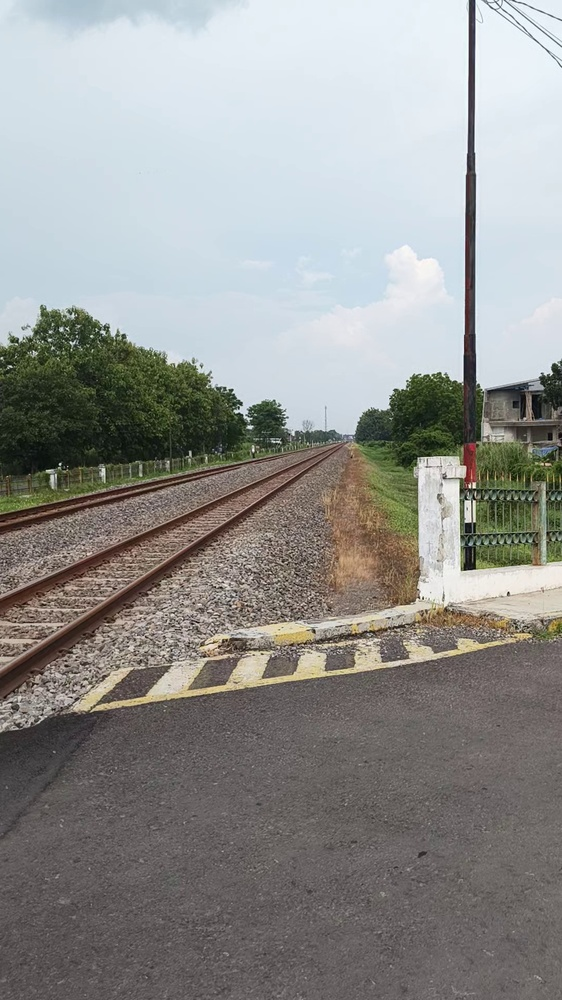
#> input picture ai-engine/datasets/training_data/VID_20251207_142042915_frame0.jpg, 562 x 1000 px, shrunk from 1080 x 1920 before the run
$ python -i image_enhancer.py   (imports and definitions only)
#> lines starting #> are read from the running program, lines starting #| are printed output that depends on the picture
#> further down, picture is the input picture: shape (1000, 562, 3); mean B, G, R 144.3, 146.7, 146.2
import cv2
import numpy as np

class ImageEnhancer:
    @staticmethod
    def apply_clahe(frame: np.ndarray, clip_limit: float = 2.0, tile_grid_size: tuple = (8, 8)) -> np.ndarray:
        """
        Applies Contrast Limited Adaptive Histogram Equalization (CLAHE) to enhance clarity.
        Converts to LAB color space to preserve color information while enhancing lightness.
        """
#> called with clip_limit = 2, tile_grid_size = (8, 8)
        try:
            # Convert to LAB color space
            lab = cv2.cvtColor(frame, cv2.COLOR_BGR2LAB)
#> lab: shape (1000, 562, 3); mean of channels 0, 1, 2 152.2, 127.6, 129.7
            l, a, b = cv2.split(lab)
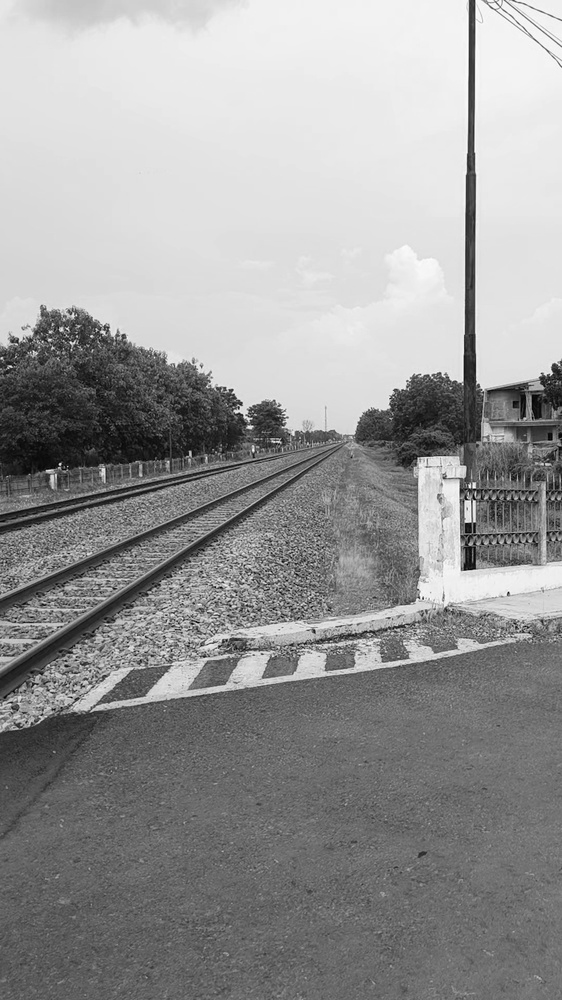
#> l: shape (1000, 562); min 1, max 255, mean 152.2
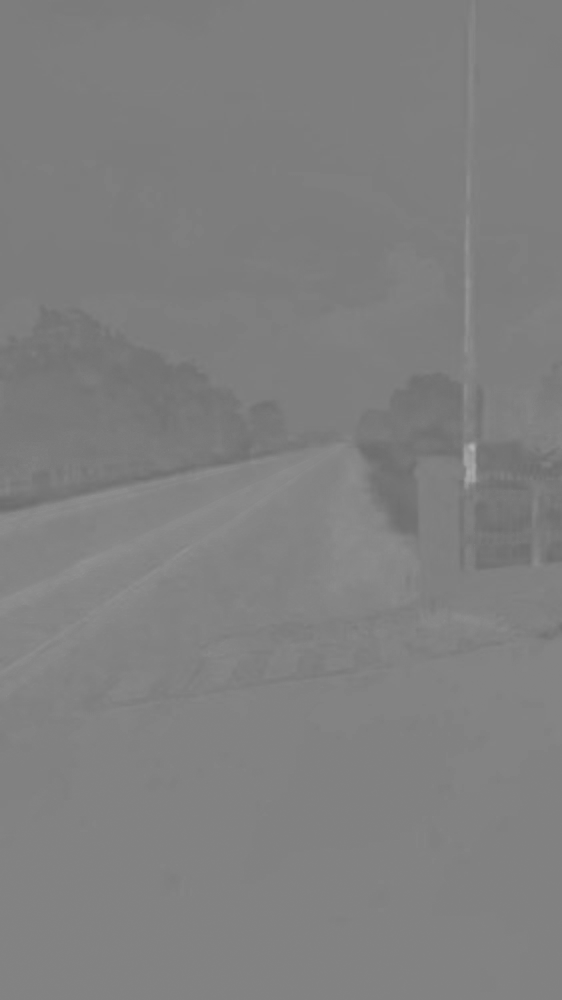
#> a: shape (1000, 562); min 107, max 179, mean 127.6
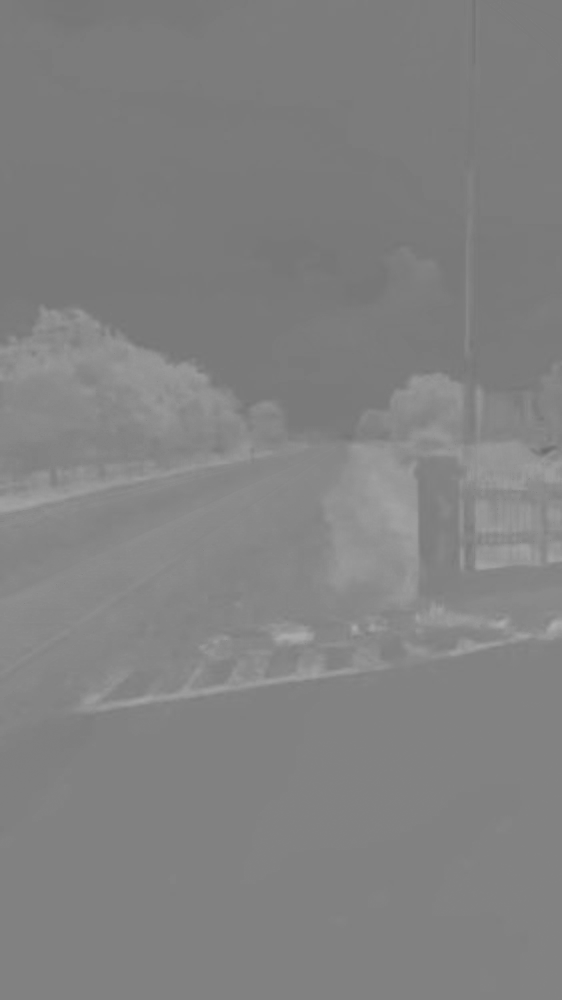
#> b: shape (1000, 562); min 106, max 174, mean 129.7

            # Apply CLAHE to L-channel
            clahe = cv2.createCLAHE(clipLimit=clip_limit, tileGridSize=tile_grid_size)
            cl = clahe.apply(l)
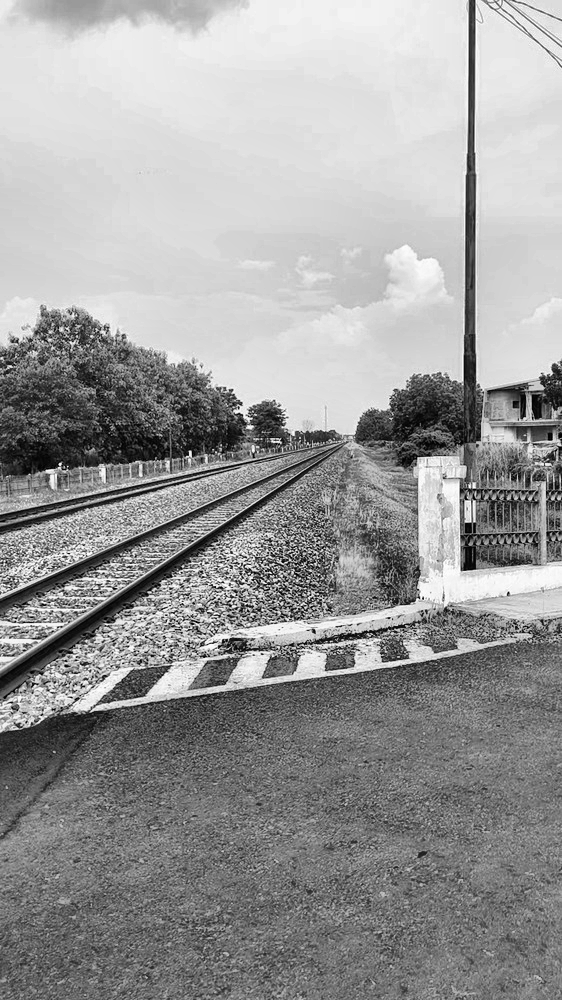
#> cl: shape (1000, 562); min 0, max 255, mean 154.6

            # Merge channels
            limg = cv2.merge((cl, a, b))
#> limg: shape (1000, 562, 3); mean of channels 0, 1, 2 154.6, 127.6, 129.7

            # Convert back to BGR
            enhanced_frame = cv2.cvtColor(limg, cv2.COLOR_LAB2BGR)
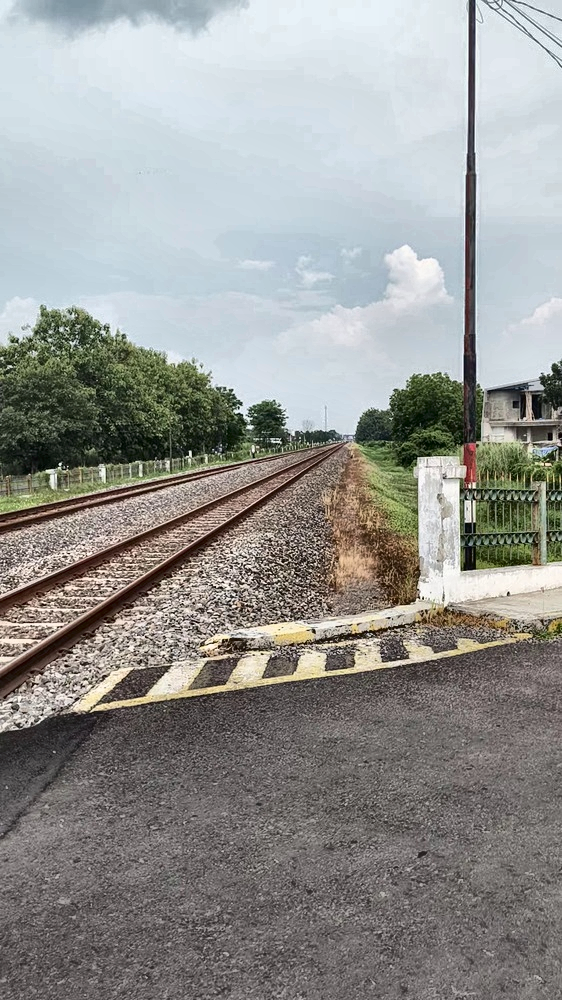
#> enhanced_frame: shape (1000, 562, 3); mean B, G, R 146.6, 149.3, 148.5
            return enhanced_frame
        except Exception as e:
            print(f"Error in CLAHE: {e}")
            return frame

>>> import cv2
>>> picture = cv2.imread('../datasets/training_data/VID_20251207_142042915_frame0.jpg')
>>> result = ImageEnhancer().apply_clahe(picture)

$ run again, on ai-engine/datasets/training_data/VID_20251207_142042915_frame1020.jpg
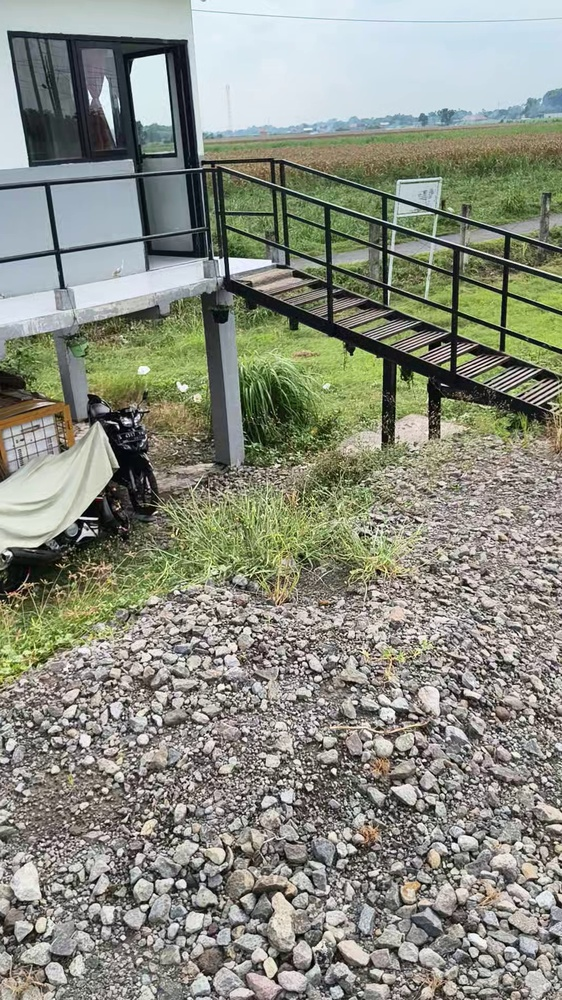
#> input picture ai-engine/datasets/training_data/VID_20251207_142042915_frame1020.jpg, 562 x 1000 px, shrunk from 1080 x 1920 before the run
#> picture is the input picture: shape (1000, 562, 3); mean B, G, R 128.5, 140.8, 138
#> lab: shape (1000, 562, 3); mean of channels 0, 1, 2 145.5, 125, 134.4
#> in apply_clahe, `l, a, b = cv2.split(lab)`:
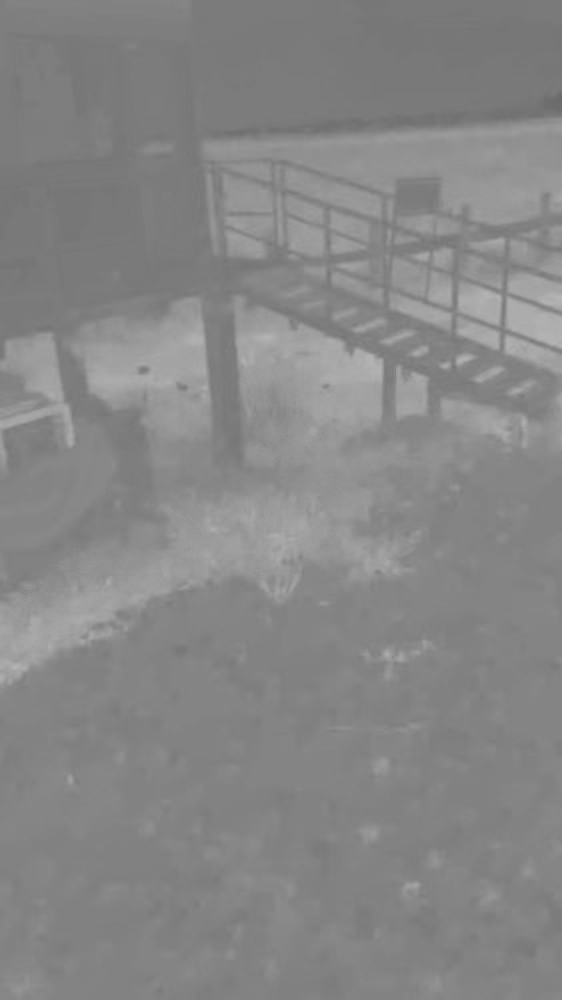
#> b: shape (1000, 562); min 104, max 182, mean 134.4
#> limg: shape (1000, 562, 3); mean of channels 0, 1, 2 137.8, 125, 134.4
#> in apply_clahe, `enhanced_frame = cv2.cvtColor(limg, cv2.COLOR_LAB2BGR)`:
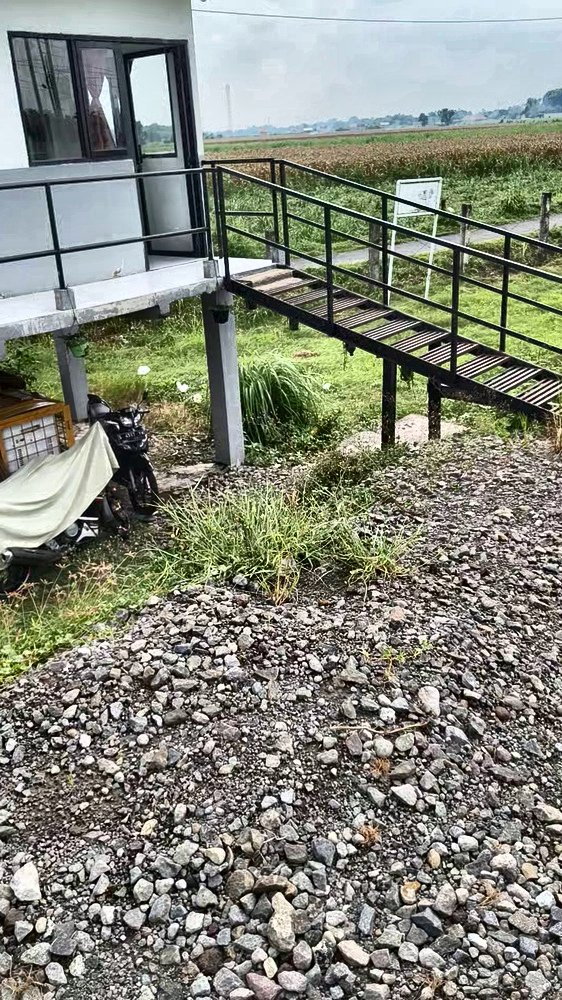
#> enhanced_frame: shape (1000, 562, 3); mean B, G, R 122, 134.3, 131.3

$ run again, on ai-engine/datasets/training_data/VID_20251207_142042915_frame120.jpg
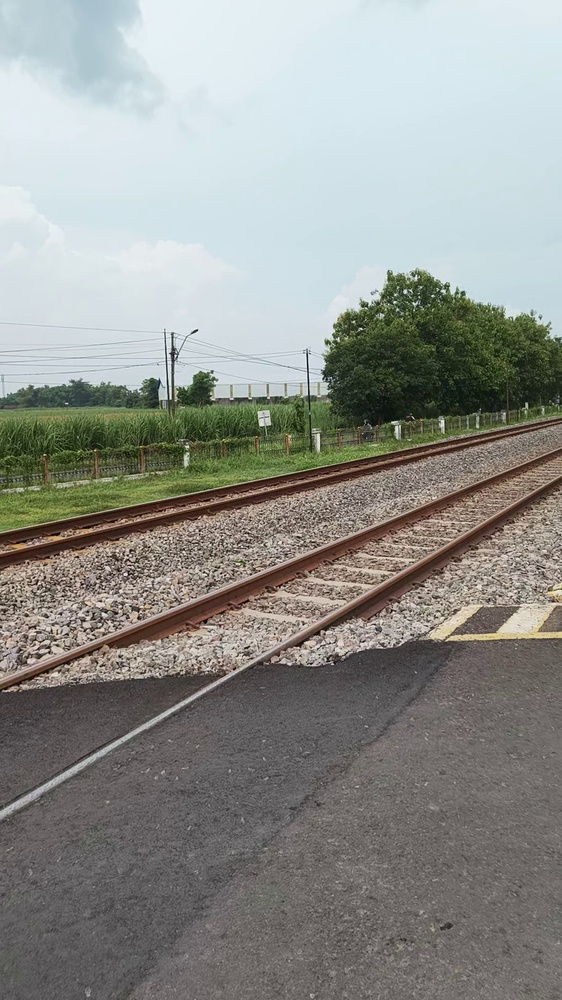
#> input picture ai-engine/datasets/training_data/VID_20251207_142042915_frame120.jpg, 562 x 1000 px, shrunk from 1080 x 1920 before the run
#> picture is the input picture: shape (1000, 562, 3); mean B, G, R 141.4, 145.9, 143.9
#> lab: shape (1000, 562, 3); mean of channels 0, 1, 2 151.2, 126.7, 130.6
#> in apply_clahe, `l, a, b = cv2.split(lab)`:
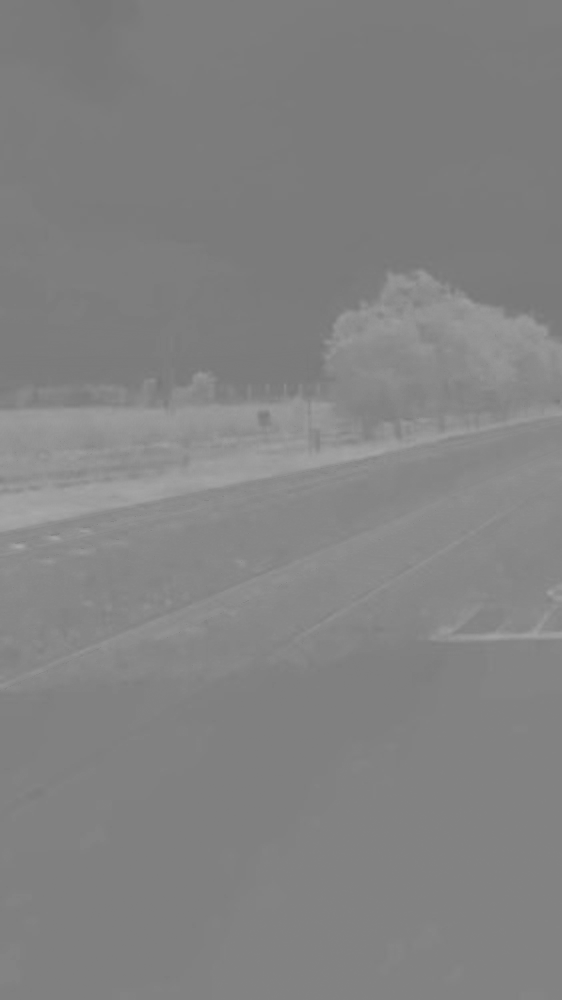
#> b: shape (1000, 562); min 117, max 168, mean 130.6
#> limg: shape (1000, 562, 3); mean of channels 0, 1, 2 154, 126.7, 130.6
#> in apply_clahe, `enhanced_frame = cv2.cvtColor(limg, cv2.COLOR_LAB2BGR)`:
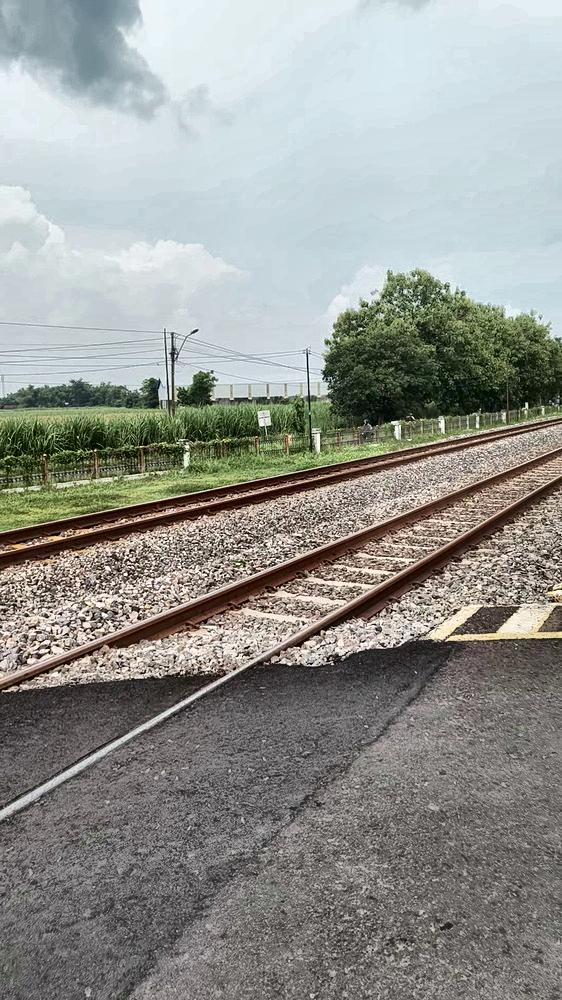
#> enhanced_frame: shape (1000, 562, 3); mean B, G, R 144.3, 149, 147

$ run again, on ai-engine/datasets/training_data/VID_20251207_142042915_frame1230.jpg
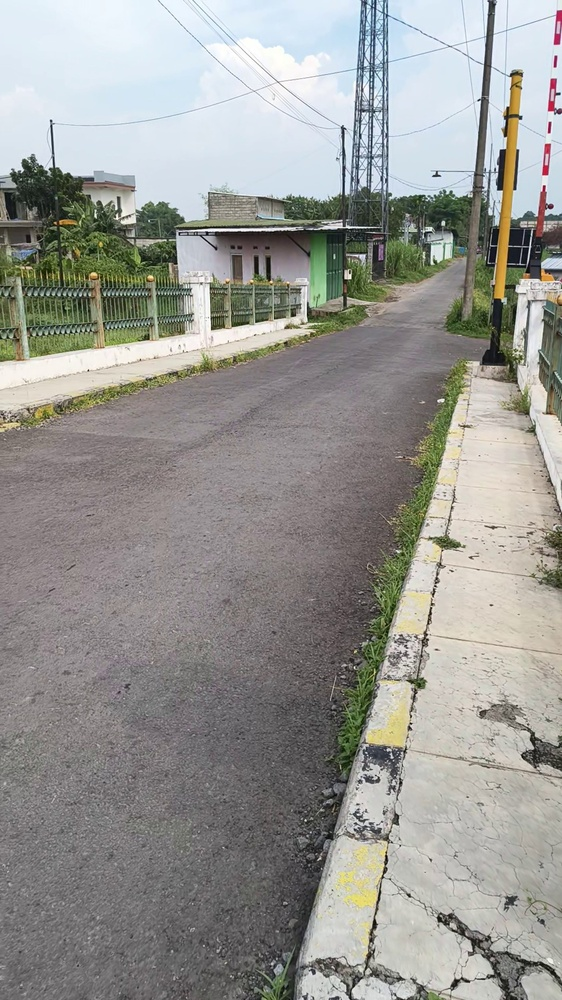
#> input picture ai-engine/datasets/training_data/VID_20251207_142042915_frame1230.jpg, 562 x 1000 px, shrunk from 1080 x 1920 before the run
#> picture is the input picture: shape (1000, 562, 3); mean B, G, R 147.4, 151.6, 151.7
#> lab: shape (1000, 562, 3); mean of channels 0, 1, 2 157.9, 127.4, 130.5
#> in apply_clahe, `l, a, b = cv2.split(lab)`:
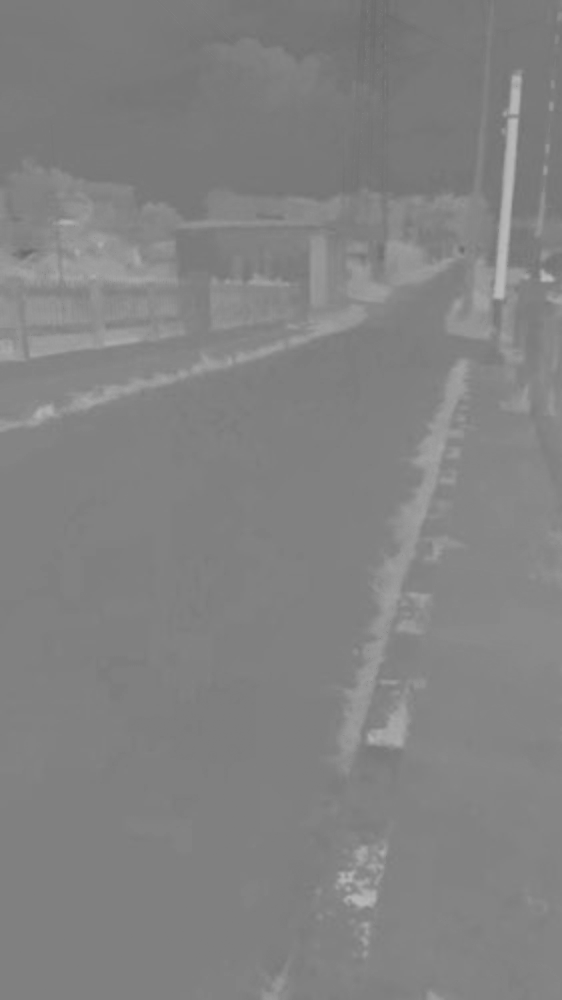
#> b: shape (1000, 562); min 104, max 188, mean 130.5
#> limg: shape (1000, 562, 3); mean of channels 0, 1, 2 153.2, 127.4, 130.5
#> in apply_clahe, `enhanced_frame = cv2.cvtColor(limg, cv2.COLOR_LAB2BGR)`:
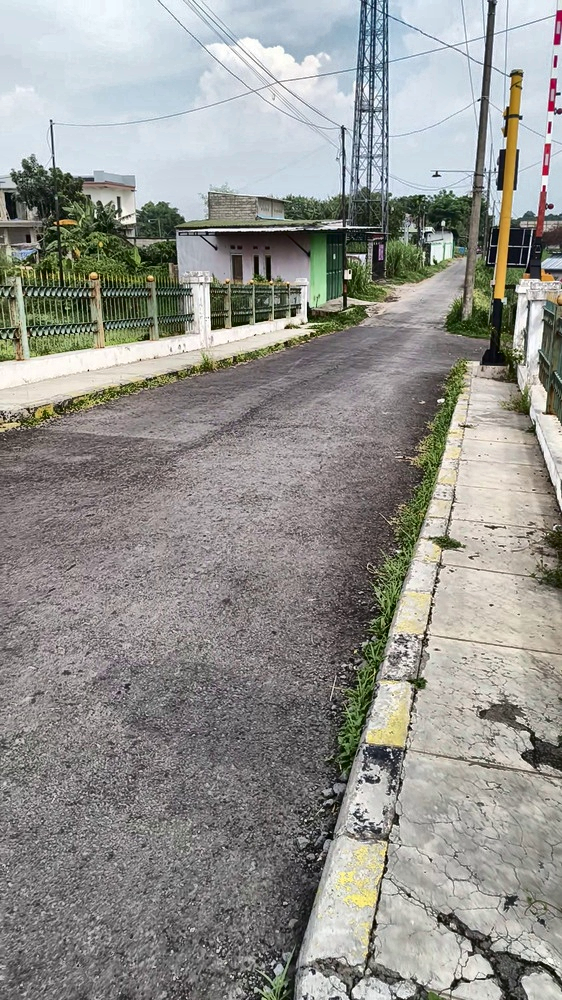
#> enhanced_frame: shape (1000, 562, 3); mean B, G, R 143, 147.3, 147.3
